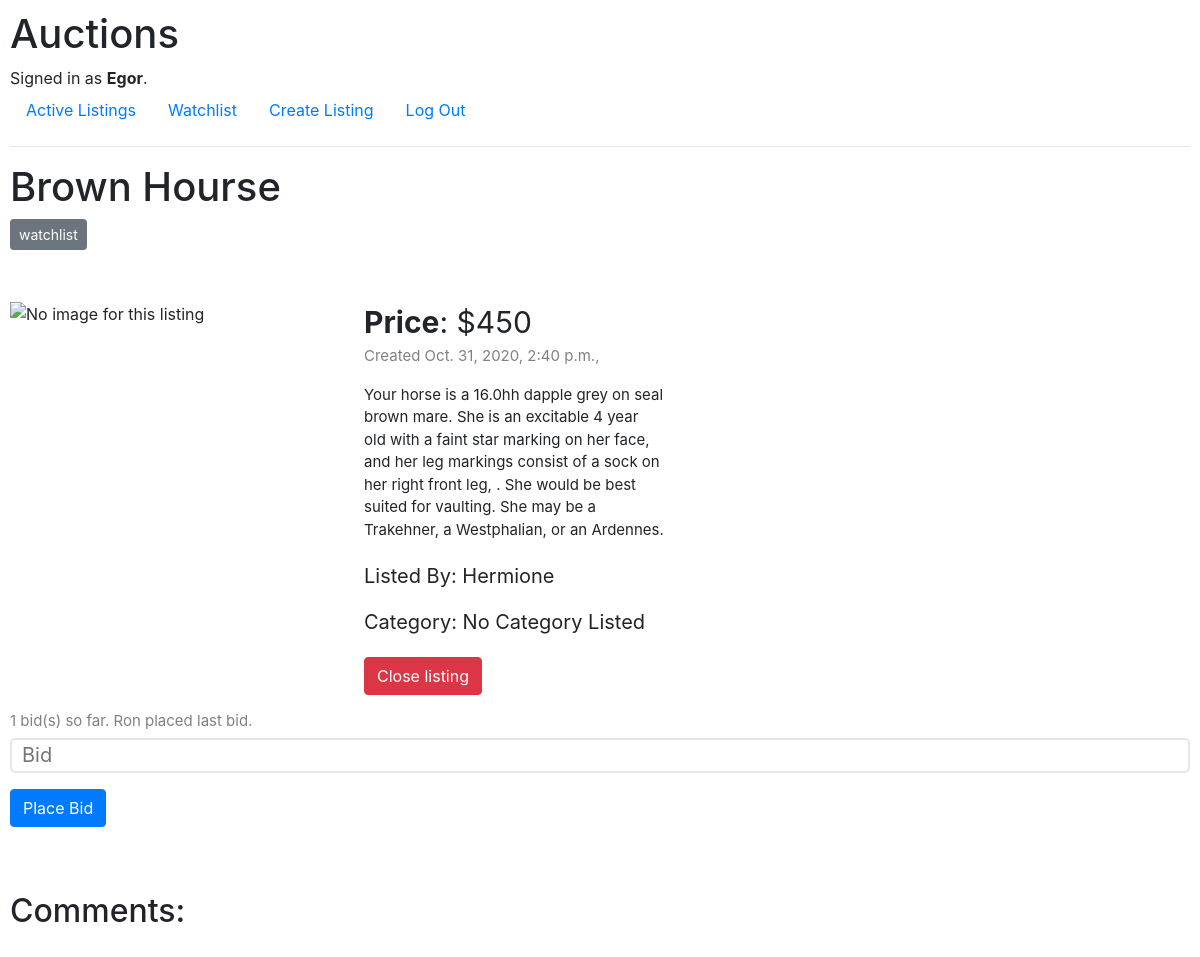
Page /detail/10 (signed in) on the committed database.
### auctions/models.py (models this page shows, shortened)
class User(AbstractUser):
    watchlist = models.ManyToManyField('Listing',related_name='watchers')

class Listing(models.Model):
    owner = models.ForeignKey('User',on_delete=models.CASCADE,related_name='listings')
    title = models.CharField(max_length=64)
    image = models.URLField(blank=True)
    description = models.TextField()
    price = models.IntegerField()
    date = models.DateTimeField(auto_now=True)
    active = models.BooleanField(default=True)

### auctions/views.py (the view, shortened to what this page needs)
# urls.py: path("detail/<int:listing_id>",views.detail,name='detail'),
def detail(request,listing_id,dictionary={}):
    listing = Listing.objects.get(pk=listing_id)
    current_bid = None
    bids = listing.bids.all()
    if bids:
        current_bid = listing.bids.last()
    if request.user.is_authenticated:
        user = User.objects.get(pk=request.user.id)
        default = {
            'listing':listing,
            'owner':listing.owner == user,
            'bids': listing.bids.count(),
            'current_bid_owner':current_bid.member if current_bid.member.username != request.user.username else 'You',
            'active':listing.active,
            'winner': current_bid.member.username == request.user.username
        }
        res = {**default,**dictionary}
        return render(request,"auctions/detail.html",res)

### auctions/templates/auctions/detail.html (shortened to what this page needs)
{% extends "auctions/layout.html" %}
{% block body %}
<h1>{{listing.title}}</h1>
{% if user.is_authenticated %}
    {% if active %}
        <form action="{% url 'add' listing.id%}" method="POST">
            <input type="submit" value="watchlist"  class="btn btn-sm btn-secondary watchlist">
        </form>
    {% endif %}
{%endif%}
<div class="listing">
    <div class="img">
        <img src={{listing.image}} alt="No image for this listing">
    </div>
    <div>
        <span class="price"><strong>Price</strong>: ${{listing.price}}</span>
        <p class="date">Created {{listing.date}},</p>
        <div class="description">
            {{listing.description}}
        </div>
        <p class="owner">Listed By: {{listing.owner}}</p>
        <p>Category: No Category Listed</p>
        {% if active %}
            {% if active %}
            <form action="{% url 'close' listing.id%}" method="POST" class="close_listing">
                <input class="btn btn-danger" type="submit" value="Close listing">
            </form>
            {% endif %}
        {% endif %}
    </div>
</div>
<p class="amout">
    {% if bids %}
        {{bids}} bid(s) so far. {{current_bid_owner}} placed last bid.
    {% else %}
    No placed bids
    {% endif %}
</p>
{% if active %}
    <form class="bid" action="{% url 'bid' listing.id %}" method="POST">
        <p><input type="number" name="bid" placeholder="Bid" class="bid" required></p>
        <input type="submit" class="btn btn-primary" value="Place Bid">
    </form>
{% else%}
    {% if winner%}
    <h3 class="result winner">Cagratulations! You won this autcion!</h3>
    {%else%}
    <h3 class="result">This listing has already closed. Winner: {{current_bid_owner}}</h3>
    {% endif %}
{% endif %}
<h2>Comments:</h2>
<section class="comments">
</section>
{% endblock%}

### auctions/templates/auctions/layout.html (shortened to what this page needs)
{% load static %}
<!DOCTYPE html>
<html lang="en">
    <head>
        <link rel="stylesheet" href="https://stackpath.bootstrapcdn.com/bootstrap/4.4.1/css/bootstrap.min.css">
        <link href="{% static 'auctions/styles.css' %}" rel="stylesheet">
    </head>
    <body>
        <h1>Auctions</h1>
        <div>
            {% if user.is_authenticated %}
                Signed in as <strong>{{ user.username }}</strong>.
            {% else %}
                Not signed in.
            {% endif %}
        </div>
        <ul class="nav">
            <li class="nav-item">
                <a class="nav-link" href="{% url 'index' %}">Active Listings</a>
            </li>
            {% if user.is_authenticated %}
                <li class="nav-item">
                    <a href="{% url 'watchlist' %}" class="nav-link">Watchlist</a>
                </li>
                <li class="nav-item">
                    <a href="{% url 'create' %}" class="nav-link">Create Listing</a>
                </li>
                <li class="nav-item">
                    <a class="nav-link" href="{% url 'logout' %}">Log Out</a>
                </li>
            {% endif %}
        </ul>
        <hr>
        {% block body %}
        {% endblock %}
    </body>
</html>

### auctions/static/auctions/styles.css (style rules this page uses)
body { padding: 10px; }
input { display: block; margin-bottom: 15px; }
.listing { display: flex; }
.listing img { width: 200px; height: 200px; }
.listing p { font-size: 20px; }
.listing .img { width: 30%; }
.listing .date { font-size: 15px; color: grey }
.listing .description { width: 300px; font-size: 15px; margin-bottom: 20px; }
.close_listing { margin-top: 20px; }
.price { font-size: 30px; }
form.bid { margin-bottom: 50px; }
input.bid { width: 100%; border-radius: 5px; border: 2px solid #e6e6e6; height: 35px; padding-left: 10px; outline: none; font-size: 20px; }
section.comments { min-height: 400px; }
input.watchlist { margin-bottom: 50px; }
.amout { margin-bottom: 5px; color: grey; font-size: 15px; }

### rows in the picture
User: username "Egor"
Listing: title "Brown Hourse", price "450", date "Oct. 31, 2020, 2:40 p.m.", description "Your horse is a 16.0hh dapple grey on seal brown mare. She is an excitable 4 year old with a faint star marking on her face, and her leg markings consist of a sock on her right front leg, . She would be best suited for vaulting. She may be a Trakehner, a Westphalian, or an Ardennes.", owner "Hermione"
User: username "Ron"

### other values in the picture
{{ bids }} "1"
